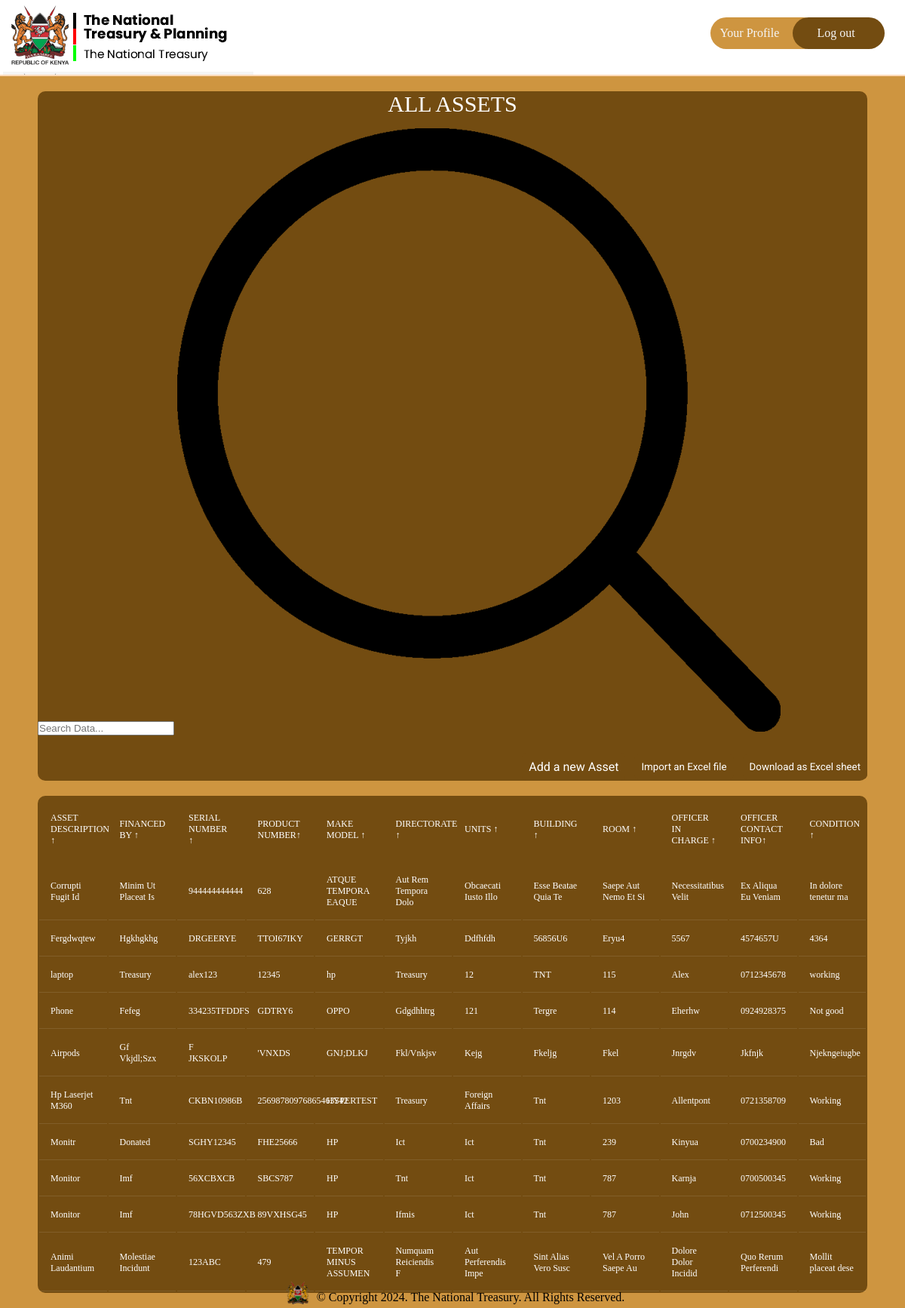
/assets/ (signed in), run on the app's committed database.
### inventory/models.py (models this page shows, shortened)
class Asset(db.Model):
    idassets = db.Column(db.Integer, primary_key=True)
    asset_description = db.Column(db.Text, nullable=False)
    financed_by = db.Column(db.Text, default="N/A")
    serial_number = db.Column(db.Text, nullable=False, unique=True)
    product_number = db.Column(db.Text, nullable=False)
    make_model = db.Column(db.Text, nullable=False)
    directorate = db.Column(db.Text, nullable=False)
    units = db.Column(db.Text, nullable=False)
    building = db.Column(db.Text, nullable=False)
    room = db.Column(db.Integer, nullable=False)
    officer_in_charge = db.Column(db.Text, default="N/A")
    officer_contact_info = db.Column(db.Text, default="N/A")
    state = db.Column(db.Text, nullable=False)

### inventory/routes.py (the view)
@app.route("/assets/")
@login_required
def show_assets():
    assets = Asset.query.all()
    return render_template("dashboard.html", assets=assets)

### inventory/models.py (called while the page is built)
@login_manager.user_loader
def load_user(user_id):
    return User.query.get(int(user_id))

### inventory/templates/dashboard.html (shortened to what this page needs)
{% extends "base.html" %}
{% block head %}
{{ super() }}
<link rel="stylesheet" href="{{ url_for('static', filename='dashboard.css') }}">
{% endblock head %}
{% block navlinks %}
<a href="{{ url_for('profile') }}" style="width: 9em;" class="links signup">Your Profile</a>
<a href="{{ url_for('logout') }}" class="links login">Log out</a>
{% endblock navlinks %}
{% block body %}
<div class="main">
    <main class="table" id="customers_table">
        <section class="table__header">
            <h1>All Assets</h1>
            <div class="input-group">
                <input type="search" placeholder="Search Data...">
		<img src="{{ url_for('static', filename='assets/images/search.png') }}" alt="">
            </div>
	    <div class="table-links">
		<a href="{{ url_for('create_assets') }}" class="add-asset-link">Add a new Asset</a>
		<button id="import-excel-btn" class="import-excel">Import an Excel file</button>
		<button id="toEXCEL" class="export-excel">Download as
			Excel sheet</button>
	    </div>
        </section>
        <section class="table__body">
            <table>
                <thead>
                    <tr>
                        <th> Asset Description <span class="icon-arrow">&UpArrow;</span></th>
                        <th> Financed by <span class="icon-arrow">&UpArrow;</span></th>
                        <th> Serial Number <span class="icon-arrow">&UpArrow;</span></th>
                        <th> Product Number<span class="icon-arrow">&UpArrow;</span></th>
                        <th> Make Model <span class="icon-arrow">&UpArrow;</span></th>
                        <th> Directorate <span class="icon-arrow">&UpArrow;</span></th>
                        <th> Units <span class="icon-arrow">&UpArrow;</span></th>
                        <th> Building <span class="icon-arrow">&UpArrow;</span></th>
                        <th> Room <span class="icon-arrow">&UpArrow;</span></th>
                        <th> Officer in Charge <span class="icon-arrow">&UpArrow;</span></th>
                        <th> Officer Contact Info<span class="icon-arrow">&UpArrow;</span></th>
                        <th> Condition <span class="icon-arrow">&UpArrow;</span></th>
                    </tr>
                </thead>
                <tbody>
					{% for asset in assets %}
					<tr>
						<td>{{ asset.asset_description }}</td>
						<td>{{ asset.financed_by }}</td>
						<td>{{ asset.serial_number }}</td>
						<td>{{ asset.product_number }}</td>
						<td>{{ asset.make_model }}</td>
						<td>{{ asset.directorate }}</td>
						<td>{{ asset.units }}</td>
						<td>{{ asset.building }}</td>
						<td>{{ asset.room }}</td>
						<td>{{ asset.officer_in_charge }}</td>
						<td>{{ asset.officer_contact_info }}</td>
						<td>{{ asset.state }}</td>
					</tr>
						{% endfor %}
                </tbody>
            </table>
        </section>
    </main>
	{% endblock body %}

### inventory/templates/base.html (shortened to what this page needs)
<!DOCTYPE html>
<html lang="en">
<head>
	{% block head %}
	<link rel="stylesheet" href="https://cdnjs.cloudflare.com/ajax/libs/font-awesome/6.5.1/css/all.min.css"
 />
		<link rel="stylesheet" href="{{ url_for('static',filename='style.css') }}">
	{% endblock head %}
</head>
<body>
	<div class="nav">
		<div class="logo">
			<a href="{{ url_for('index') }}"><img
					src=" {{ url_for('static', filename='assets/images/TNT logo.png')  }} "
					alt="treasury logo"></img></a>
		</div>
		<div class="links">
			{% block navlinks %}
			{% endblock navlinks %}
		</div>
	</div>
	{% block body %}
	{% endblock body %}
	<div class="footer">
		<img src="{{ url_for('static', filename='assets/images/tntfooterlogo.png') }}" alt="footer logo"
			width="30" height="30">
		<p>© Copyright <span class="copyright-year"></span>. The National Treasury. All Rights Reserved.</p>
	</div>
</body>
</html>

### inventory/static/style.css (style rules this page uses)
* { margin: 0; padding: 0; box-sizing: border-box; color-scheme: light; @import url('https://fonts.googleapis.com/css2?family=PT+Mono&display=swap'); }
body { display: flex; flex-direction: column; height: 100%; background-color: #ce9540; }
.nav { display: flex; justify-content: space-between; align-items: center; border-bottom: 2px solid peachpuff; padding-left: 4px; padding-top: 5px; padding-right: 15px; background-color: white; position: sticky; top: 0; }
.links { padding: 12px; display: flex; align-items: center; gap: 32px; border-radius: 34px; margin-bottom: 8px; }
.links>a { text-decoration: none; color: whitesmoke; width: 7.6em; }
.signup { background-color: #CE9540; }
.login { background-color: #734C11; margin-left: -67px; padding-left: 32px; }
.footer { display: flex; align-items: center; gap: 10px; margin-left: 8px; }
.main { display: flex; flex-direction: column; align-items: center; }
.footer { margin-top: 12px; padding-top: 18px; display: flex; align-items: end; justify-content: center; }

### inventory/static/dashboard.css (style rules this page uses)
section { background-color: #734c11; border-radius: 10px; }
body { display: flex; flex-direction: column; height: 100%; background-color: #ce9540; }
.logo { background: url('assets/images/TNT\ logo.png'); background-color: whitesmoke; background-blend-mode: multiply; }
.table-links { width: 100%; display: flex; gap: 12px; align-items: center; justify-content: flex-end; margin-top: 23px; margin-right: 96px; }
.table-links>* { padding: 9px; background-color: #734c11; color: #fff; font-family: 'Roboto', sans-serif; border-radius: 6px; appearance: none; border: none }
.add-asset-link { text-decoration: none; }
h1 { font-size: 30px; color: #fff; text-transform: uppercase; font-weight: 300; text-align: center; margin-bottom: 15px; }
.footer { position: fixed; bottom: 5px; }
table { width: 100%; table-layout: fixed; }
th { padding: 20px 15px; text-align: left; font-weight: 500; font-size: 12px; color: #fff; text-transform: uppercase; }
td { padding: 15px; text-align: left; vertical-align: middle; font-weight: 300; font-size: 12px; color: #fff; border-bottom: solid 1px rgba(255, 255, 255, 0.1); }
section { margin: 20px 50px; }

### data on the page
Asset: asset_description "Corrupti Fugit Id", financed_by "Minim Ut Placeat Is", serial_number "944444444444", product_number "628", make_model "ATQUE TEMPORA EAQUE", directorate "Aut Rem Tempora Dolo", units "Obcaecati Iusto Illo", building "Esse Beatae Quia Te", room "Saepe Aut Nemo Et Si", officer_in_charge "Necessitatibus Velit", officer_contact_info "Ex Aliqua Eu Veniam", state "In dolore tenetur ma"
Asset: asset_description "Fergdwqtew", financed_by "Hgkhgkhg", serial_number "DRGEERYE", product_number "TTOI67IKY", make_model "GERRGT", directorate "Tyjkh", units "Ddfhfdh", building "56856U6", room "Eryu4", officer_in_charge "5567", officer_contact_info "4574657U", state "4364"
Asset: asset_description "laptop", financed_by "Treasury", serial_number "alex123", product_number "12345", make_model "hp", directorate "Treasury", units "12", building "TNT", room "115", officer_in_charge "Alex", officer_contact_info "0712345678", state "working"
Asset: asset_description "Phone", financed_by "Fefeg", serial_number "334235TFDDFS", product_number "GDTRY6", make_model "OPPO", directorate "Gdgdhhtrg", units "121", building "Tergre", room "114", officer_in_charge "Eherhw", officer_contact_info "0924928375", state "Not good"
Asset: asset_description "Airpods", financed_by "Gf Vkjdl;Szx", serial_number "F JKSKOLP", product_number "'VNXDS", make_model "GNJ;DLKJ", directorate "Fkl/Vnkjsv", units "Kejg", building "Fkeljg", room "Fkel", officer_in_charge "Jnrgdv", officer_contact_info "Jkfnjk", state "Njekngeiugbe"
Asset: asset_description "Hp Laserjet M360", financed_by "Tnt", serial_number "CKBN10986B", product_number "25698780976865463542", make_model "HYPERTEST", directorate "Treasury", units "Foreign Affairs", building "Tnt", room "1203", officer_in_charge "Allentpont", officer_contact_info "0721358709", state "Working"
Asset: asset_description "Monitr", financed_by "Donated", serial_number "SGHY12345", product_number "FHE25666", make_model "HP", directorate "Ict", units "Ict", building "Tnt", room "239", officer_in_charge "Kinyua", officer_contact_info "0700234900", state "Bad"
Asset: asset_description "Monitor", financed_by "Imf", serial_number "56XCBXCB", product_number "SBCS787", make_model "HP", directorate "Tnt", units "Ict", building "Tnt", room "787", officer_in_charge "Karnja", officer_contact_info "0700500345", state "Working"
Asset: asset_description "Monitor", financed_by "Imf", serial_number "78HGVD563ZXB", product_number "89VXHSG45", make_model "HP", directorate "Ifmis", units "Ict", building "Tnt", room "787", officer_in_charge "John", officer_contact_info "0712500345", state "Working"
Asset: asset_description "Animi Laudantium", financed_by "Molestiae Incidunt", serial_number "123ABC", product_number "479", make_model "TEMPOR MINUS ASSUMEN", directorate "Numquam Reiciendis F", units "Aut Perferendis Impe", building "Sint Alias Vero Susc", room "Vel A Porro Saepe Au", officer_in_charge "Dolore Dolor Incidid", officer_contact_info "Quo Rerum Perferendi", state "Mollit placeat dese"
